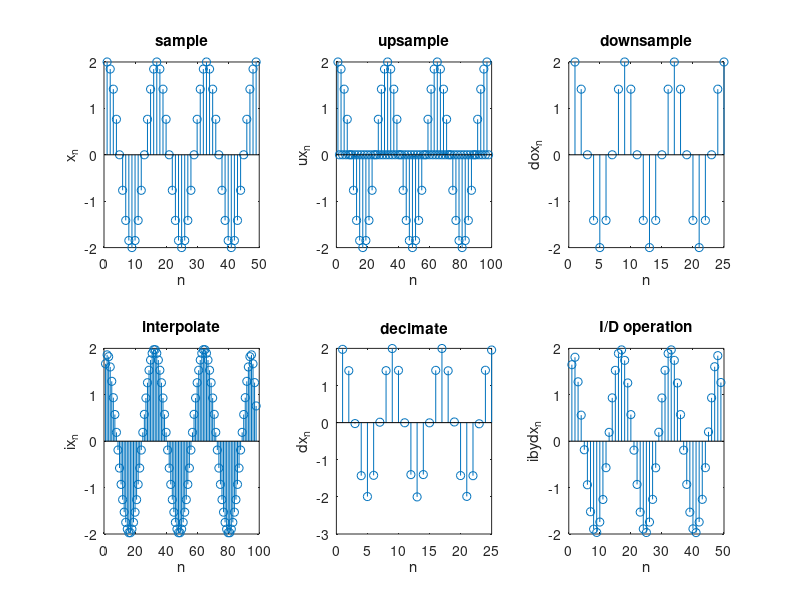

The MATLAB script that drew this image:
clear all;
clc;

n= 0:0.25:12;

x_n = 2*cos((2*pi*n)/4);
subplot(2,3,1);
stem(x_n);
title('sample')
xlabel('n')
ylabel('x_n')


L = 2;
ux_n = upsample(x_n,L);
subplot(2,3,2);
stem(ux_n);
title('upsample')
xlabel('n')
ylabel('ux_n')

N = 2;
dox_n = downsample(x_n,N);
subplot(2,3,3);
stem(dox_n);
title('downsample');
xlabel('n');
ylabel('dox_n');

ix_n = interp(x_n,L);
subplot(2,3,4);
stem(ix_n);
title('interpolate');
xlabel('n');
ylabel('ix_n');

dx_n = decimate(x_n,L);
subplot(2,3,5);
stem(dx_n);
title('decimate');
xlabel('n');
ylabel('dx_n');

ibyd_xn = decimate(ix_n, L); %passing interpolated signal to decimator 
subplot(2,3,6);
stem(ibyd_xn);
title('I/D operation');
xlabel('n');
ylabel('ibydx_n');

